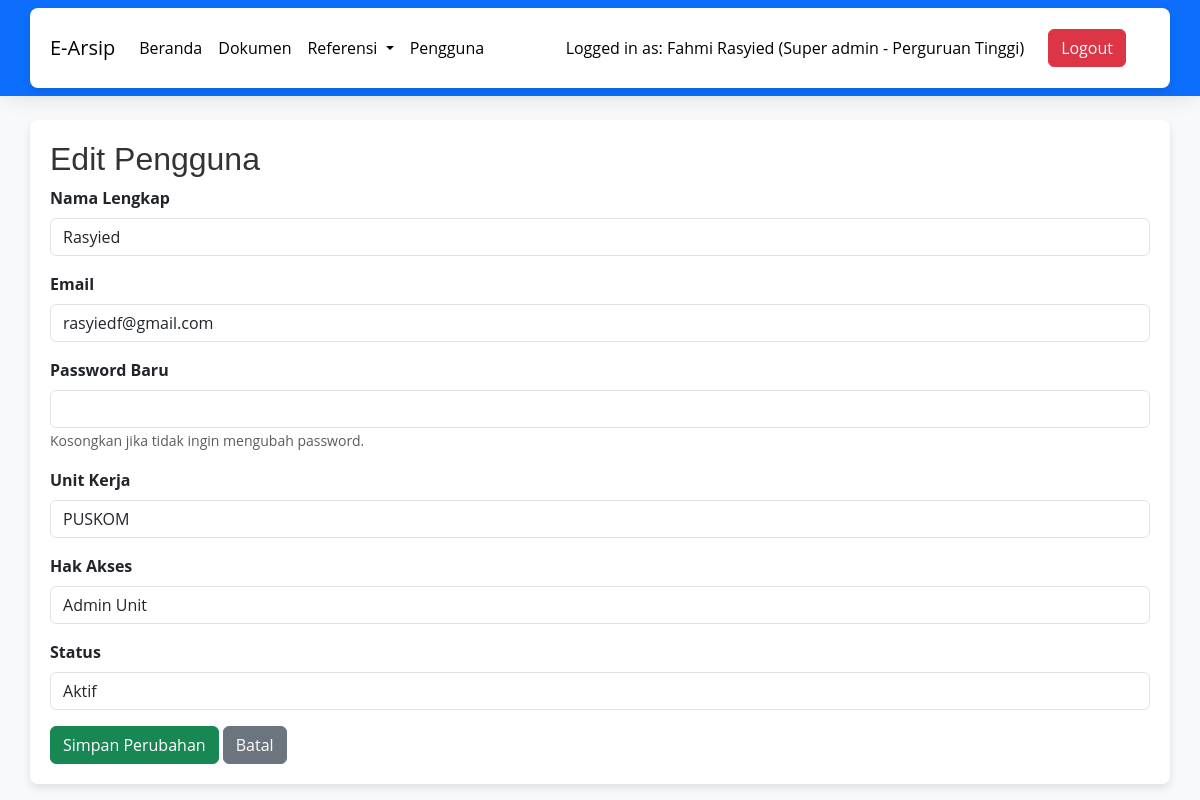
The page /edit-pengguna.php?id=4 (signed in) on the database its author committed.
### tables this page shows
CREATE TABLE `users` (
  `id_user` int NOT NULL,
  `email` varchar(255) DEFAULT NULL,
  `password` varchar(255) DEFAULT NULL,
  `nama_lengkap` varchar(255) DEFAULT NULL,
  `tanggal_lahir` date DEFAULT NULL,
  `alamat` varchar(255) DEFAULT NULL,
  `id_jabatan` int DEFAULT NULL,
  `id_unit_kerja` int DEFAULT NULL,
  `foto_profil` varchar(255) DEFAULT NULL,
  `hak_akses` int NOT NULL,
  `status_pengguna` varchar(255) NOT NULL
);

CREATE TABLE `unit_kerja` (
  `id_unit` int NOT NULL,
  `nama_unit` varchar(999) NOT NULL,
  `keterangan` varchar(999) NOT NULL
);

### edit-pengguna.php (the view, shortened to what this page needs)
<?php
include "koneksi.php";
$id_user = $_GET['id'];
$sql = "SELECT * FROM users WHERE id_user = ?";
$stmt = $conn->prepare($sql);
$stmt->bind_param("i", $id_user);
$stmt->execute();
$result = $stmt->get_result();
$user = $result->fetch_assoc();
$unit_query = $conn->query("SELECT * FROM unit_kerja");
?>
<!DOCTYPE html>
<html lang="en">
<head>
    <link href="https://cdn.jsdelivr.net/npm/bootstrap@5.3.0-alpha1/dist/css/bootstrap.min.css" rel="stylesheet">
    <link rel="stylesheet" href="css/style.css">
</head>
<body>
    <?php include "navbar.php"; ?>
    <div class="container mt-4">
        <h2>Edit Pengguna</h2>
        <form method="POST">
            <div class="mb-3">
                <label for="nama_lengkap" class="form-label">Nama Lengkap</label>
                <input type="text" class="form-control" id="nama_lengkap" name="nama_lengkap" value="<?= htmlspecialchars($user['nama_lengkap']) ?>" required>
            </div>
            <div class="mb-3">
                <label for="email" class="form-label">Email</label>
                <input type="email" class="form-control" id="email" name="email" value="<?= htmlspecialchars($user['email']) ?>" required>
            </div>
            <div class="mb-3">
                <label for="password" class="form-label">Password Baru</label>
                <input type="password" class="form-control" id="password" name="password">
                <small class="form-text text-muted">Kosongkan jika tidak ingin mengubah password.</small>
            </div>
            <div class="mb-3">
                <label for="id_unit_kerja" class="form-label">Unit Kerja</label>
                <select class="form-control" id="id_unit_kerja" name="id_unit_kerja" required>
                    <?php while ($unit = $unit_query->fetch_assoc()) { ?>
                        <option value="<?= $unit['id_unit'] ?>" <?= $unit['id_unit'] == $user['id_unit_kerja'] ? 'selected' : '' ?>>
                            <?= htmlspecialchars($unit['nama_unit']) ?>
                        </option>
                    <?php } ?>
                </select>
            </div>
            <div class="mb-3">
                <label for="hak_akses" class="form-label">Hak Akses</label>
                <select class="form-control" id="hak_akses" name="hak_akses" required>
                    <option value="2" <?= $user['hak_akses'] == 2 ? 'selected' : '' ?>>Admin Unit</option>
                </select>
            </div>
            <div class="mb-3">
                <label for="status_pengguna" class="form-label">Status</label>
                <select class="form-control" id="status_pengguna" name="status_pengguna" required>
                    <option value="Aktif" <?= $user['status_pengguna'] == 'Aktif' ? 'selected' : '' ?>>Aktif</option>
                </select>
            </div>
            <button type="submit" class="btn btn-success" onclick="return confirm('Anda yakin ingin menyimpan perubahan?')">Simpan Perubahan</button>
            <a href="pengguna.php" class="btn btn-secondary">Batal</a>
        </form>
    </div>
</body>
</html>

### navbar.php (shortened to what this page needs)
<nav class="navbar navbar-expand-lg navbar-dark bg-primary">
    <div class="container">
        <a class="navbar-brand" style="color: black;" href="index.php">E-Arsip</a>
        <div class="collapse navbar-collapse" id="navbarSupportedContent">
            <ul class="navbar-nav me-auto mb-2 mb-lg-0">
                <li class="nav-item">
                    <a class="nav-link active" aria-current="page" href="index.php">Beranda</a>
                </li>
                <li class="nav-item">
                    <a class="nav-link" href="dokumen.php">Dokumen</a>
                </li>
                <?php
                $sql = "SELECT * FROM users WHERE email='" . $_SESSION['email'] . "'";
                $result = $conn->query($sql);
                if ($result->num_rows > 0) {
                    $row = $result->fetch_assoc();
                    if ($row['hak_akses'] == 1) {
                ?>
                        <li class="nav-item dropdown">
                            <a class="nav-link dropdown-toggle" href="#" id="referensiDropdown" role="button" data-bs-toggle="dropdown" aria-expanded="false">
                                Referensi
                            </a>
                        </li>
                        <li class="nav-item">
                            <a class="nav-link" href="pengguna.php">Pengguna</a>
                        </li>
                <?php
                    }
                }
                ?>
            </ul>
            <span class="navbar-text" style="color: black;">
            <?php
                    if (isset($_SESSION['email'])) {
                        $sql = "SELECT u.*, uk.nama_unit AS nama_unit_kerja
                                FROM users u
                                INNER JOIN unit_kerja uk ON u.id_unit_kerja = uk.id_unit
                                WHERE email='" . $_SESSION['email'] . "'";
                        $result = $conn->query($sql);
                        if ($result->num_rows > 0) {
                            $row = $result->fetch_assoc();
                            $userName = $row['nama_lengkap'];
                            $userAccess = '';
                            switch ($row['hak_akses']) {
                                case 1:
                                    $userAccess = 'Super admin';
                                    break;
                            }
                            echo "<span class='navbar-text'>Logged in as: $userName ($userAccess - " . $row['nama_unit_kerja'] . ")</span>";
                        }
                    }
                    ?>
            </span>
            <ul class="navbar-nav me-4 ms-4 mb-2 mb-lg-0">
                <li class="nav-item">
                    <a class="white btn btn-danger" href="logout.php">Logout</a>
                </li>
            </ul>
        </div>
    </div>
</nav>

### css/style.css (style rules this page uses)
body { font-family: 'Open Sans', sans-serif; }
.navbar { background-color: #ff9800; box-shadow: 0 4px 20px -2px rgba(0, 0, 0, 0.1); }
.navbar-brand { color: #000000; }
.navbar-text { color: #000000; }
.navbar-nav .nav-link { color: #fff; transition: color 0.2s ease; }

### edit-pengguna.php (style rules this page uses)
body { background-color: #f8f9fa; }
.container { background-color: #ffffff; border-radius: 8px; box-shadow: 0 4px 8px rgba(0, 0, 0, 0.1); padding: 20px; }
h2 { font-family: 'Arial', sans-serif; color: #333; }
.form-label { font-weight: bold; }
.btn-danger { background-color: #dc3545; border-color: #dc3545; }
.navbar-nav .nav-link { color: #000 !important; }

### rows shown on the page
users: nama_lengkap "Fahmi Rasyied", hak_akses "Super admin", id_unit_kerja.nama_unit "Perguruan Tinggi"
users: nama_lengkap "Rasyied", email "rasyiedf@gmail.com", id_unit_kerja "PUSKOM", hak_akses "Admin Unit", status_pengguna "Aktif"
